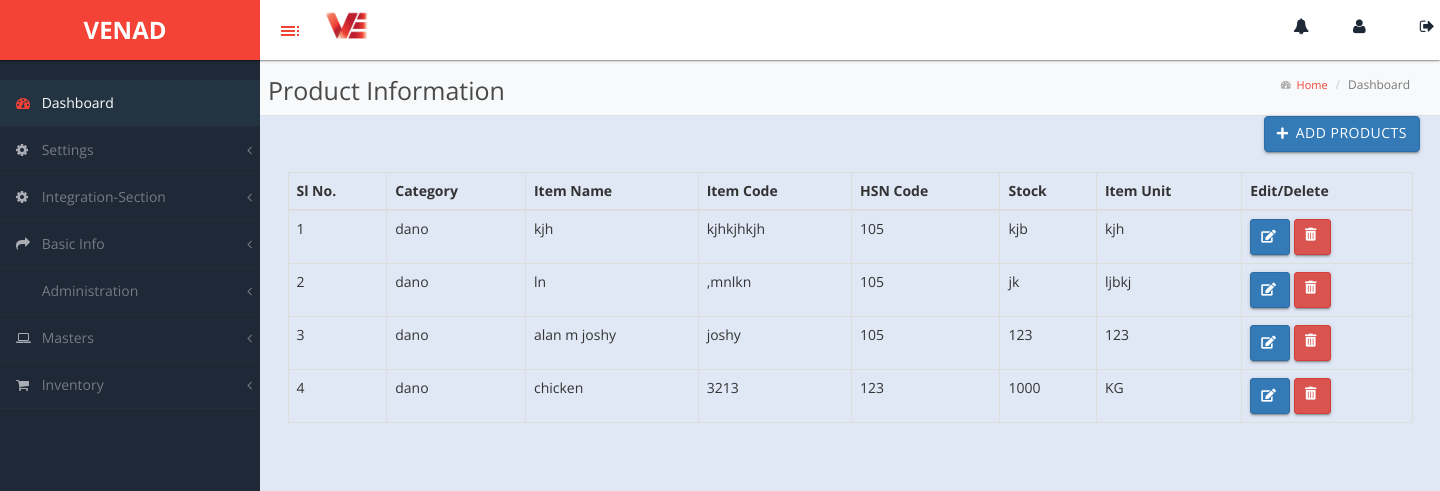
The app's page /product/ with its own data.
### venadApp/models.py (models this page shows)
class Products(models.Model):
    product_category = models.ForeignKey(ProductCategory,on_delete=models.CASCADE,null=True)
    product_type = models.CharField(max_length=255,null=True)
    product_code = models.CharField(max_length=20,null=True)
    product_name= models.CharField(max_length=50,null=True)
    product_unit = models.CharField(max_length=50,null=True)
    hsn_code_description = models.ForeignKey(taxmaster,on_delete=models.CASCADE,null=True)
    opening_stoct= models.CharField(max_length=50,null=True)
    minimum_stock = models.CharField(max_length=50,null=True)
    r1price = models.CharField(max_length=50,null=True)
    r2price = models.CharField(max_length=50,null=True)
    r3price = models.CharField(max_length=50,null=True)
    description = models.CharField(max_length=200,null=True)

class ProductCategory(models.Model):
    category_name = models.CharField(max_length=255)

class taxmaster(models.Model):
    hs_code = models.CharField(max_length=15, null=True)
    description = models.CharField(max_length=255, null=True)
    goods_service = models.CharField(max_length=10, null=True)  # Consider using choices here if applicable
    igst = models.DecimalField(max_digits=5, decimal_places=2, default=0.00)
    sgst = models.DecimalField(max_digits=5, decimal_places=2, default=0.00)
    cgst = models.DecimalField(max_digits=5, decimal_places=2, default=0.00)
    cess = models.DecimalField(max_digits=5, decimal_places=2, default=0.00)
    compensation_cess = models.DecimalField(max_digits=5, decimal_places=2, default=0.00)
    flood_cess = models.DecimalField(max_digits=5, decimal_places=2, default=0.00)

### venadApp/views.py (the view)
# urls.py: path("product/",views.product),
def product(request):
    product = Products.objects.all()
    context = {
        'prod': product
    }
    return render(request, 'product/product.html', context)

### templates/product/product.html (shortened to what this page needs)
<!DOCTYPE html>
{% load static %}
<head>
    <link rel="stylesheet" href="https://cdn.datatables.net/1.11.5/css/jquery.dataTables.min.css">
    <link rel="stylesheet" href="https://cdnjs.cloudflare.com/ajax/libs/font-awesome/5.15.4/css/all.min.css">
</head>
<body>
{% include 'base.html' %}
<div id="page-wrapper">
    <div class="header">
        <div class="navbar2">
            <p class="financial-year">Product Information</p>
            <ol class="breadcrumb">
                <li><i style="font-size: 10px; padding-top: 5px;" class="fa fa-tachometer"></i><a href="#"> &nbsp;&nbsp;Home</a></li>
                <li class="active">Dashboard</li>
            </ol>
        </div>
    </div>
    <div class="container mt-5 position-relative">
        <div class="add-button-container">
            <a href="/add_product/" class="btn btn-primary btn-icon">
                <i class="fas fa-plus"></i> Add Products
            </a>
        </div>
        <div class="row">
            <div class="col-md-12">
                <div class="table-responsive">
                    <table class="table table-bordered" id="financialYearTable">
                        <thead>
                            <tr>
                                <th>Sl No.</th>
                                <th>Category</th>
                                <th>Item Name</th>
                                <th>Item Code</th>
                                <th>HSN Code</th>
                                <th>Stock</th>
                                <th>Item Unit</th>
                                <th>Edit/Delete</th>
                            </tr>
                        </thead>
                        <tbody>
                            {% for i in prod %}
                            <tr>
                                <td>{{ forloop.counter }}</td>
                                <td>{{ i.product_category.category_name }}</td>
                                <td>{{ i.product_name }}</td>
                                <td>{{ i.product_code }}</td>
                                <td>{{ i.hsn_code_description.hs_code }}</td>
                                <td>{{ i.opening_stoct }}</td>
                                <td>{{ i.product_unit }}</td>
                                <td>
                                    <form method="post">{% csrf_token %}
                                        <button formaction="/product_edit/{{i.id}}" class="btn btn-sm btn-primary btn-icon custom-edit-button">
                                            <i class="fas fa-edit"></i>
                                        </button>
                                        <a href="/product_del/{{ i.id }}" class="btn btn-sm btn-danger btn-icon custom-delete-button" onclick="return confirm('Do you want to delete this entry?');">
                                            <i class="fas fa-trash-alt"></i>
                                        </a>
                                    </form>
                                </td>
                            </tr>
                            {% endfor %}
                        </tbody>
                    </table>
                </div>
            </div>
        </div>
    </div>
</div>
</body>
</html>

### static/css/custom-styles.css (style rules this page uses)
body { font-family: 'Open Sans', sans-serif; background: #1F2837; }
#page-wrapper { padding: 15px 15px; min-height: 600px; background: #ececec; }
p { font-size: 14px; line-height:25px; }
#page-wrapper { position: relative; top: 55px; -moz-box-shadow: 0 0 10px #757575; }
.breadcrumb { padding: 10px 10px 10px 20px;margin-bottom: 0;list-style: none;border-radius: 0;background: transparent;line-height: 20px;font-size: 11px;margin-left: 14px; }
#page-wrapper { background: #e0e8f5; }
@media (min-width:768px) { #page-wrapper { margin: 0 0 0 260px; padding: 0; min-height: 1200px; } }
.header .breadcrumb:before { font-size: 11px; margin-right: 0px; color: #717171; display: none; }
.header .breadcrumb li a { font-size: 11px; font-size: 11px; text-decoration: none; color: #717171; text-decoration: none; color: #f44336; }

### templates/product/product.html (style rules this page uses)
.btn-icon { display: flex; align-items: center; font-size: 0.8em; padding: 0.2rem 0.4rem; }
.btn-icon i { margin-right: 3px; }
.navbar2 { display: flex; justify-content: space-between; align-items: center; background-color: #f8f9fa; padding: 10px 20px; border-bottom: 1px solid #dee2e6; }
.financial-year, .current-date { margin: 0; }
.breadcrumb { margin: 0; padding: 0; background: none; }
.breadcrumb li { display: inline; font-size: 12px; }
.breadcrumb li a { text-decoration: none; }
.add-button-container { display: flex; justify-content: flex-end; margin-bottom: 20px; }

### templates/base.html (style rules this page uses)
.navbar2 { display: flex; align-items: center; padding-left: 8px; }
.financial-year { font-size: 25px; padding-top: 10px; color: rgb(73, 73, 73); margin-right: 20px; }

### records on screen
Products: product_category.category_name "dano", product_name "kjh", product_code "kjhkjhkjh", hsn_code_description.hs_code "105", opening_stoct "kjb", product_unit "kjh"
Products: product_category.category_name "dano", product_name "ln", product_code ",mnlkn", hsn_code_description.hs_code "105", opening_stoct "jk", product_unit "ljbkj"
Products: product_category.category_name "dano", product_name "alan m joshy", product_code "joshy", hsn_code_description.hs_code "105", opening_stoct "123", product_unit "123"
Products: product_category.category_name "dano", product_name "chicken", product_code "3213", hsn_code_description.hs_code "123", opening_stoct "1000", product_unit "KG"
